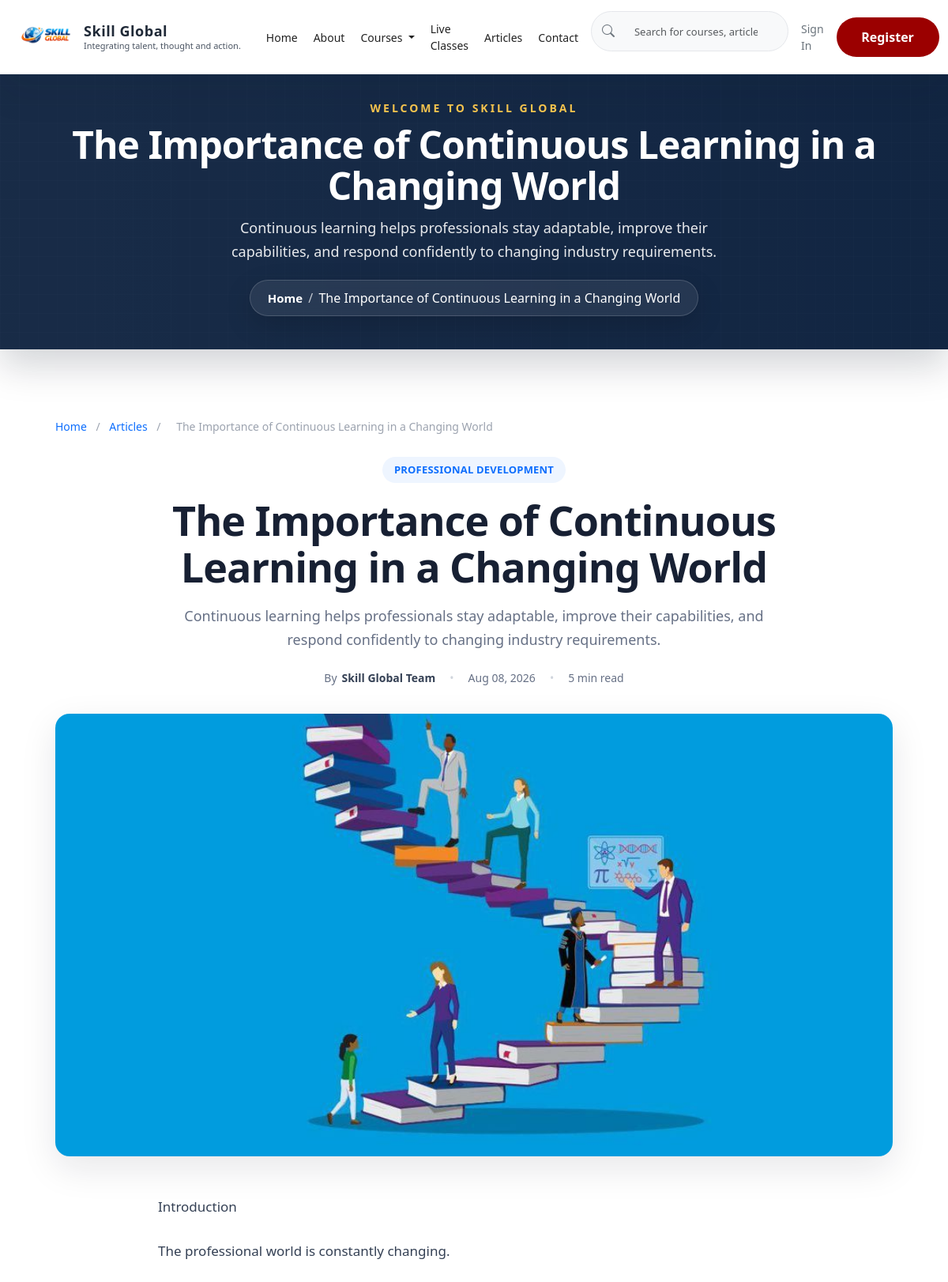
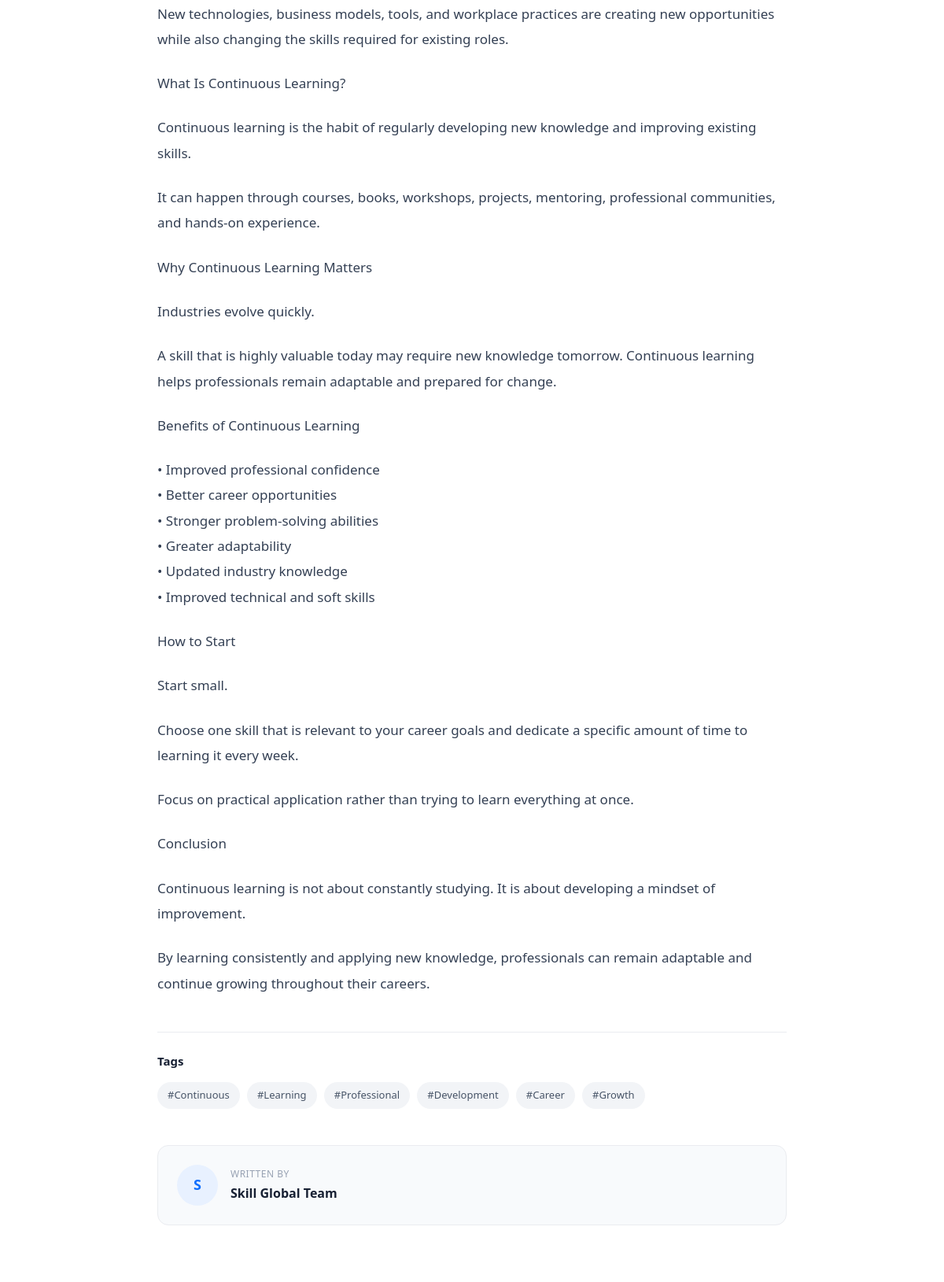
/articles/importance-of-continuous-learning-in-a-changing-world/ (upper part), run on the app's committed database (2 pictures, top to bottom).
### skill_global/models.py (models this page shows, shortened)
class Article(models.Model):
    title = models.CharField(max_length=200)
    slug = models.SlugField(max_length=220, unique=True, blank=True)
    category = models.CharField(max_length=100, blank=True)
    author = models.CharField(max_length=150, blank=True)
    summary = models.CharField(max_length=255, blank=True)
    content = models.TextField()
    image = models.ImageField(upload_to='articles/', blank=True, null=True)
    read_time = models.PositiveIntegerField(default=5)
    tags = models.CharField(max_length=255, blank=True)
    featured = models.BooleanField(default=False)
    is_published = models.BooleanField(default=True)
    published_at = models.DateTimeField(auto_now_add=True)
    class Meta:
        verbose_name = 'Article'
        verbose_name_plural = 'Articles'
        ordering = ['-published_at']

### skill_global/views.py (the view)
def article_detail(request, slug):
    article = get_object_or_404(
        Article,
        slug=slug,
        is_published=True
    )
    related_articles = Article.objects.filter(
        is_published=True
    ).exclude(
        id=article.id
    ).order_by('-published_at')[:3]
    context = {
        'page_title': article.title,
        'page_description': article.summary,
        'article': article,
        'related_articles': related_articles,
    }
    return render(
        request,
        'skill_global/article_detail.html',
        context
    )

### templates/skill_global/article_detail.html (shortened to what this page needs)
{% extends 'base.html' %}
{% load static %}
{% block content %}
<section class="article-detail-page">
    <div class="article-container">
        <div class="article-breadcrumb">
            <a href="{% url 'home' %}">Home</a>
            <span>/</span>
            <a href="{% url 'articles' %}">Articles</a>
            <span>/</span>
            <span>{{ article.title }}</span>
        </div>
        <header class="article-header">
            {% if article.category %}
            <div class="article-category">
                {{ article.category }}
            </div>
            {% endif %}
            <h1 class="article-title">
                {{ article.title }}
            </h1>
            {% if article.summary %}
            <p class="article-summary">
                {{ article.summary }}
            </p>
            {% endif %}
            <div class="article-meta">
                {% if article.author %}
                <div class="article-meta-item">
                    By <strong>{{ article.author }}</strong>
                </div>
                <span class="article-meta-divider">•</span>
                {% endif %}
                <div class="article-meta-item">
                    {{ article.published_at|date:"M d, Y" }}
                </div>
                {% if article.read_time %}
                <span class="article-meta-divider">•</span>
                <div class="article-meta-item">
                    {{ article.read_time }} min read
                </div>
                {% endif %}
            </div>
        </header>
        {% if article.image %}
        <img src="{{ article.image.url }}" alt="{{ article.title }}" class="article-featured-image">
        {% else %}
        <div class="article-image-placeholder">
            Article Image
        </div>
        {% endif %}
        <article class="article-content-wrapper">
            <div class="article-content">
                {{ article.content|linebreaks }}
            </div>
            {% if article.tags %}
            <div class="article-tags">
                <div class="article-tags-title">
                    Tags
                </div>
                {% for tag in article.tags.split %}
                <span class="article-tag">
                    #{{ tag|cut:"," }}
                </span>
                {% endfor %}
            </div>
            {% endif %}
            {% if article.author %}
            <div class="article-author-box">
                <div class="author-avatar">
                    {{ article.author|first|upper }}
                </div>
                <div>
                    <p class="author-label">
                        Written by
                    </p>
                    <p class="author-name">
                        {{ article.author }}
                    </p>
                </div>
            </div>
            {% endif %}
        </article>
    </div>
</section>
{% endblock %}

### templates/includes/global_header.html
<section class="global-header-banner" aria-label="Page banner">
    <div class="global-header-backdrop"></div>
    <div class="container h-100">
        <div class="row h-100 align-items-center">
            <div class="col-12 text-center">
                <p class="global-header-label">WELCOME TO SKILL GLOBAL</p>
                <h1 class="global-header-title">{{ page_title|default:"Skill Global" }}</h1>
                <p class="global-header-description">
                    {{ page_description|default:"Premium education designed for modern learners and professionals." }}
                </p>
                <nav class="global-header-breadcrumb" aria-label="Breadcrumb">
                    <a href="/">Home</a>
                    <span class="breadcrumb-divider">/</span>
                    <span>{{ page_title|default:"Page" }}</span>
                </nav>
            </div>
        </div>
    </div>
</section>

### static/css/navbar.css (style rules this page uses)
:root { --navbar-height: 60px; --navbar-bg: #ffffff; --primary-blue: #0D6EFD; --dark-text: #1F2937; --muted-text: #6B7280; --light-grey: #F8F9FA; --border-color: #E5E7EB; --shadow: 0 8px 24px rgba(31, 41, 55, 0.08); --shadow-strong: 0 12px 28px rgba(31, 41, 55, 0.12); }

### static/css/hero.css (style rules this page uses)
:root { --hero-primary: #0d6efd; --hero-primary-hover: #0b5ed7; --hero-text: #ffffff; --hero-muted: rgba(255, 255, 255, 0.88); --hero-shadow: 0 20px 50px rgba(0, 0, 0, 0.28); }

### static/css/global-header.css (style rules this page uses)
body { padding-top: var(--navbar-height, 78px); }
.global-header-banner { position: relative; display: flex; align-items: center; background: #0f2340; color: #fff; padding: 42px 0; margin: 0 0 2rem; width: 100%; border-radius: 0; box-shadow: 0 20px 45px rgba(4, 15, 35, 0.18); z-index: 1; }
.global-header-banner::before, .global-header-banner::after { content: ''; position: absolute; pointer-events: none; inset: 0; }
.global-header-banner::before { background: linear-gradient(90deg, rgba(255, 255, 255, 0.04) 0%, rgba(255, 255, 255, 0.01) 100%); z-index: 0; }
.global-header-banner::after { background-image: linear-gradient(rgba(255, 255, 255, 0.03) 1px, transparent 1px), linear-gradient(90deg, rgba(255, 255, 255, 0.03) 1px, transparent 1px); background-size: 24px 24px; opacity: 0.35; z-index: 0; }
.global-header-backdrop { position: absolute; inset: 0; background: transparent; z-index: 0; }
.global-header-banner .container { position: relative; z-index: 2; }
.global-header-label { font-size: 0.875rem; font-weight: 700; letter-spacing: 0.1875rem; text-transform: uppercase; color: #f9c74f; margin-bottom: 10px; animation: globalHeaderFade 0.9s ease both; }
.global-header-title { font-size: 3rem; font-weight: 700; line-height: 1.08; margin-bottom: 12px; letter-spacing: -0.02em; animation: globalHeaderFade 1.1s ease both; }
.global-header-description { max-width: 650px; margin: 0 auto 20px; font-size: 1.125rem; line-height: 1.7; color: rgba(255, 255, 255, 0.9); animation: globalHeaderFade 1.25s ease both; }
.global-header-breadcrumb { display: inline-flex; align-items: center; gap: 0.45rem; padding: 10px 22px; border: 1px solid rgba(255, 255, 255, 0.16); border-radius: 25px; background: rgba(255, 255, 255, 0.08); backdrop-filter: blur(10px); box-shadow: 0 12px 35px rgba(0, 0, 0, 0.15); animation: globalHeaderFade 1.35s ease both; }
.global-header-breadcrumb a { color: #fff; text-decoration: none; font-size: 0.9375rem; font-weight: 600; }
.breadcrumb-divider { color: rgba(255, 255, 255, 0.72); }

### static/css/recognition.css (style rules this page uses)
:root { --rec-bg: #151515; --rec-card: #1d1d1d; --rec-gold: #d4af37; --rec-text: #f7f7f2; --rec-muted: #c7c2b7; --rec-border: rgba(212, 175, 55, 0.24); }

### static/css/courses.css (style rules this page uses)
:root { --course-primary: #0d6efd; --course-primary-dark: #0b5ed7; --course-bg: #f8f9fa; --course-card-bg: #ffffff; --course-text: #1f2937; --course-muted: #6b7280; --course-border: #e5e7eb; }
.article-category { display: inline-flex; align-items: center; padding: 0.35rem 0.85rem; border-radius: 999px; background: rgba(13, 110, 253, 0.1); color: var(--course-primary); font-size: 0.78rem; font-weight: 700; text-transform: uppercase; letter-spacing: 0.14em; }

### data on the page
Article: title "The Importance of Continuous Learning in a Changing World", summary "Continuous learning helps professionals stay adaptable, improve their capabilities, and respond confidently to changing industry requirements.", category "PROFESSIONAL DEVELOPMENT", author "Skill Global Team", published_at "Aug 08, 2026", read_time "5", image (picture), content "Introduction The professional world is constantly changing. New technologies, business models, tools, and workplace practices are creating new opportunities while also changing the skills required for existing roles. What Is Continuous Learning? Continuous learning is the habit of regularly developing new knowledge and improving existing skills. It can happen through courses, books, workshops, projects, mentoring, professional communities, and hands-on experience. Why Continuous Learning Matters Industries evolve quickly. A skill that is highly valuable today may require new knowledge tomorrow. Continuous learning helps professionals remain adaptable and prepared for change. Benefits of…", author|first "S"

### other printed values
{{ tag|cut:"," }} "Continuous" "Learning" "Professional" "Development" "Career" "Growth"
